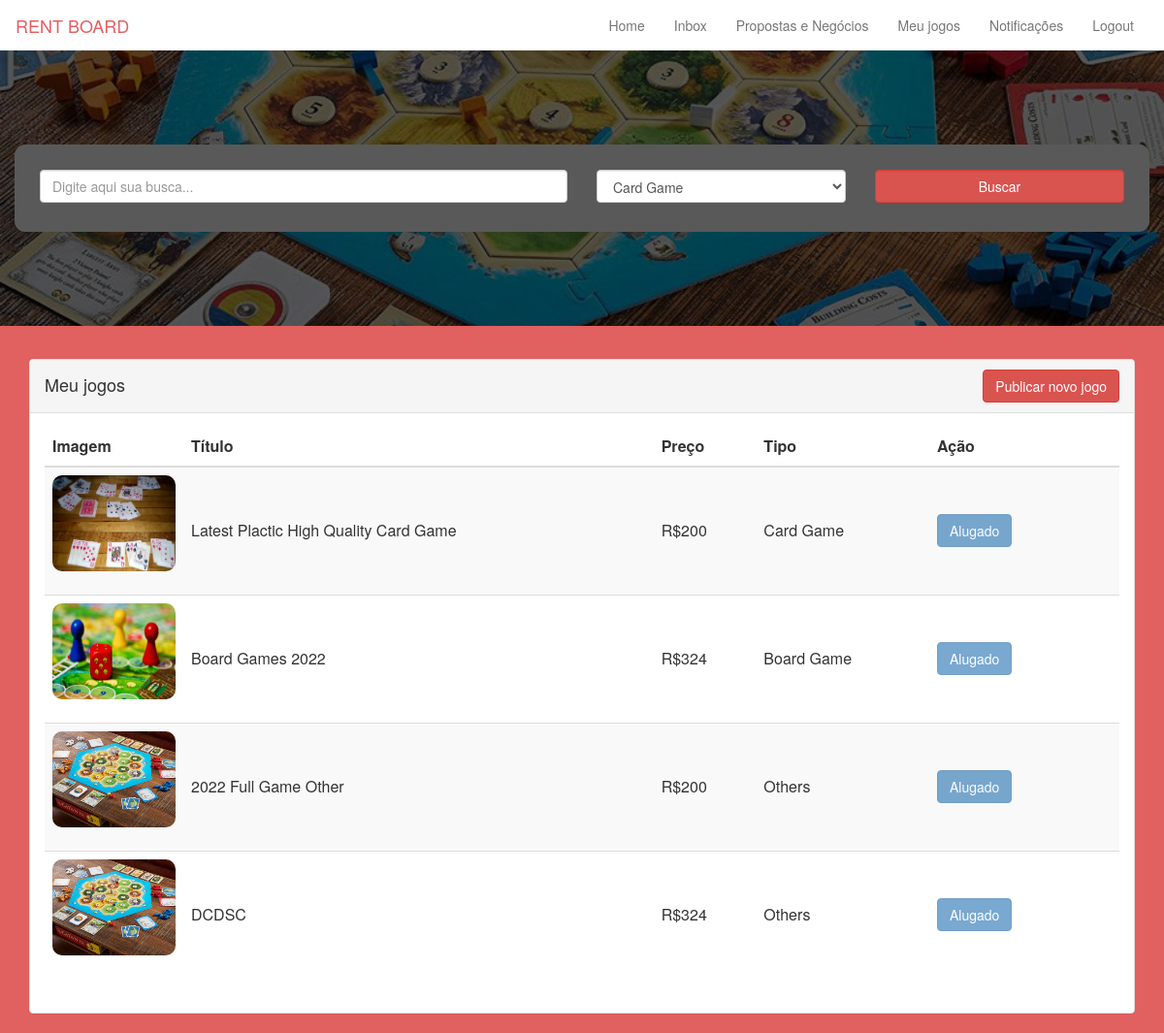
Page /games.php (signed in) on the committed database.
### tables this page shows
CREATE TABLE `products` (
  `id` int(11) NOT NULL,
  `cat_id` int(11) NOT NULL,
  `pro_name` varchar(255) NOT NULL,
  `user_id` int(11) NOT NULL,
  `pro_price` varchar(255) NOT NULL,
  `pro_image` varchar(255) NOT NULL,
  `status` int(11) NOT NULL,
  `created_at` timestamp NOT NULL DEFAULT CURRENT_TIMESTAMP ON UPDATE CURRENT_TIMESTAMP
);

CREATE TABLE `categories` (
  `id` int(11) NOT NULL,
  `name` varchar(255) NOT NULL
);

### games.php (the view, shortened to what this page needs)
<?php
include('database_connection.php');
?>
<html>
    <head>
		<link rel="stylesheet" href="//code.jquery.com/ui/1.12.1/themes/base/jquery-ui.css">
        <link rel="stylesheet" href="https://maxcdn.bootstrapcdn.com/bootstrap/3.3.7/css/bootstrap.min.css">
        <link rel="stylesheet" href="https://cdn.rawgit.com/mervick/emojionearea/master/dist/emojionearea.min.css">
        <link rel="stylesheet" href="assets/style.css">
    </head>
    <body>
	<?php include("includes/header.php") ?>
    <section>
        <div class="container">
            <div class="row">
                <div class="col-md-12">
                <div class="panel panel-default">
                    <div class="panel-heading" style="height: 55px;"><span class="panel_head">Meu jogos</span> <button class="btn btn-danger" style="float:right;"><a href="uploadgame.php" style="text-decoration:none;color:#fff;">Publicar novo jogo</a></button></div>
                    <div class="panel-body">
                    <div class="table-responsive">
                        <table class="table table-striped" style="width: 100%; ">
                            <thead>
                            <tr>
                                <th>Imagem</th>
                                <th>Título</th>
                                <th>Preço</th>
                                <th>Tipo</th>
                                <th>Ação</th>
                            </tr>
                            </thead>
                            <tbody>
                                <?php
                                    $userid = $_SESSION['user_id'];
                                    $query = "SELECT * FROM products WHERE user_id='$userid'";
                                    $statement = $connect->prepare($query);
                                    $statement->execute();
                                    $result = $statement->fetchAll();
                                    foreach($result as $row)
                                    {
                                        $catId = $row['cat_id'];
                                        $getCat=mySQLi_query($connDb,"SELECT * from categories where id='$catId'");
                                        $getCatrow=mySQLi_fetch_array($getCat);
                                        echo "
                                        <tr>
                                            <td style='width: 143px;'><img class='pro_img' src='upload/".$row['pro_image']."' /></td>
                                            <td>".$row['pro_name']."</td>
                                            <td>R$".$row['pro_price']."</td>
                                            <td>".$getCatrow['name']."</td>
                                            <td style='width: 196px;'>";
                                            if($row['status'] == 0){
                                                echo " <a class='btn btn-success' href='sendOffer.php?proid=".$row['id']."'>Enviar proposta</a>
                                                <a class='btn btn-danger' href='delete_pro.php?proid=".$row['id']."'>Apagar</a>
                                                ";
                                            }else{
                                                echo " <button class='btn btn-primary' disabled>Alugado</button>";
                                            }
                                           echo"
                                            </td>
                                        </tr>
                                        ";
                                    }
                                ?>
                            </tbody>
                        </table>
                        </div>
                    </div>
                </div>
                </div>
            </div>
        </div>
    </section>
    </body>
</html>

### includes/header.php (shortened to what this page needs)
<html>
    <head>
    </head>
<header class="header">
</html>
<nav class="navbar navbar-default">
  <div class="container-fluid">
    <div class="navbar-header">
      <a class="navbar-brand" href="#">RENT BOARD</a>
    </div>
    <div class="collapse navbar-collapse" id="bs-example-navbar-collapse-1">
      <ul class="nav navbar-nav navbar-right">
        <li><a href="index.php">Home</a></li>
        <li><a href="chat.php">Inbox</a></li>
        <li><a href="offers.php">Propostas e Negócios</a></li>
        <li><a href="games.php">Meu jogos</a></li>
        <li><a href="notifications.php">Notificações</a></li>
        <li><a href="logout.php">Logout</a></li>
      </ul>
    </div>
  </div>
</nav>
<section class="heroSection">
  <div class="container">
    <div class="row">
      <div class="col-12">
        <div class="mainSearch">
          <form action="search.php" method="GET">
            <div class="row">
              <div class="col-md-6">
                <div class="form">
                  <input class="form-control" type="text" name="keywords" placeholder="Digite aqui sua busca..." />
                </div>
              </div>
              <div class="col-md-3">
                <select class="form-control" name="gameType">
                <?php
                    $query = "SELECT * FROM categories";
                    $statement = $connect->prepare($query);
                    $statement->execute();
                    $result = $statement->fetchAll();
                    foreach($result as $row)
                    {
                        echo "<option value='".$row["id"]."'>".$row["name"]."</option>";
                    }
                ?>
                </select>
              </div>
              <div class="col-md-3">
                <button class="btn btn-danger form-control" type="submit" name="search">Buscar</button>
              </div>
            </div>
          </form>
        </div>
      </div>
    </div>
  </div>
</section>

### assets/style.css (style rules this page uses)
body { background-color: #e16060; }
.panel_head { font-size: 18px; margin-top: 3px; display: inline-block; }
tr td .pro_img { width: 99px; border-radius: 10px; height: 99px; }
tr td { vertical-align: middle !important; }
.navbar-brand { color: #e55f62 !important; }
.navbar-default { background-color: #ffffff !important; border-color: #ffffff !important; border-radius: 0 !important; }
.pro_img { width: 100% !important; border-radius: 20px; margin-bottom: 16px; }
.heroSection { background-image: url(hero.jpeg); padding: 97px 0; margin-bottom: 34px; background-size: cover; background-position: center; position: relative; }
.heroSection:before { content: ""; position: absolute; top: 0; left: 0; width: 100%; height: 100%; background-color: #000000a6; }
nav { margin-bottom: 0 !important; }
.mainSearch { background-color: #fff; padding: 26px 26px 16px 26px; border-radius: 11px; }

### rows in the picture
products: pro_image (picture), pro_name "Latest Plactic High Quality Card Game", pro_price "200", categories.name "Card Game", status "Alugado"
products: pro_image (picture), pro_name "Board Games 2022", pro_price "324", categories.name "Board Game", status "Alugado"
products: pro_image (picture), pro_name "2022 Full Game Other", pro_price "200", categories.name "Others", status "Alugado"
products: pro_image (picture), pro_name "DCDSC", pro_price "324", categories.name "Others", status "Alugado"

### other values in the picture
form field gameType "Card Game"
